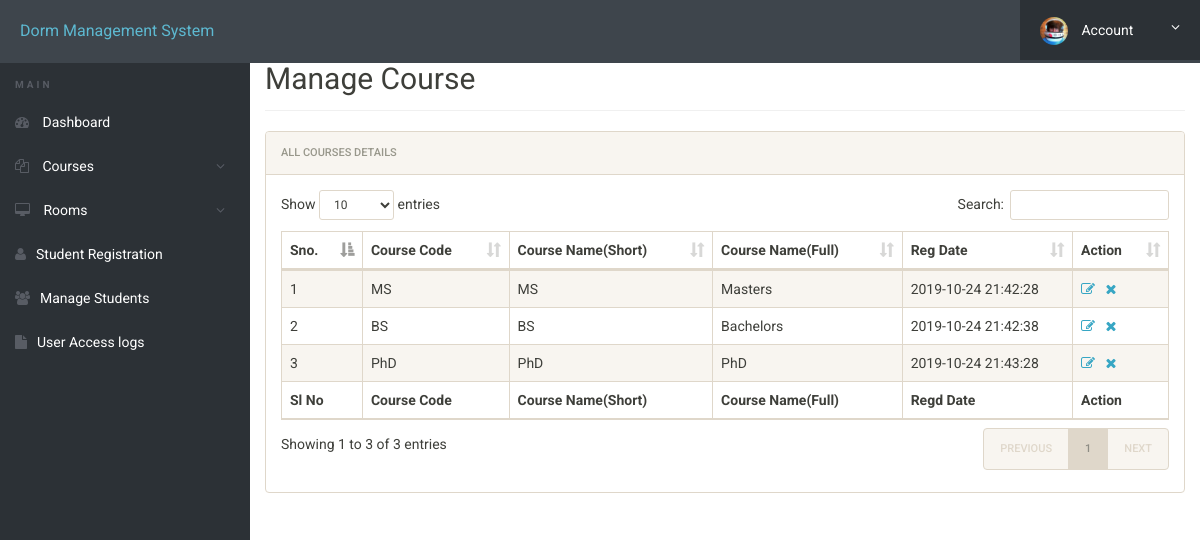
Screenshot of /admin/manage-courses.php (signed in) with the database file from the repository.
### tables this page shows
CREATE TABLE `courses` (
  `id` int(11) NOT NULL,
  `course_code` varchar(255) DEFAULT NULL,
  `course_sn` varchar(255) DEFAULT NULL,
  `course_fn` varchar(255) DEFAULT NULL,
  `posting_date` timestamp NULL DEFAULT CURRENT_TIMESTAMP
);

### admin/manage-courses.php (the view, shortened to what this page needs)
<?php
include('includes/config.php');
?>
<!doctype html>
<html lang="en" class="no-js">
<head>
	<link rel="stylesheet" href="css/font-awesome.min.css">
	<link rel="stylesheet" href="css/bootstrap.min.css">
	<link rel="stylesheet" href="css/dataTables.bootstrap.min.css">
	<link rel="stylesheet" href="css/bootstrap-social.css">
	<link rel="stylesheet" href="css/bootstrap-select.css">
	<link rel="stylesheet" href="css/fileinput.min.css">
	<link rel="stylesheet" href="css/awesome-bootstrap-checkbox.css">
	<link rel="stylesheet" href="css/style.css">
</head>
<body>
	<?php include('includes/header.php');?>
	<div class="ts-main-content">
			<?php include('includes/sidebar.php');?>
		<div class="content-wrapper">
			<div class="container-fluid">
				<div class="row">
					<div class="col-md-12">
						<h2 class="page-title" style="margin-top:4%">Manage Course</h2>
						<div class="panel panel-default">
							<div class="panel-heading">All Courses Details</div>
							<div class="panel-body">
								<table id="zctb" class="display table table-striped table-bordered table-hover" cellspacing="0" width="100%">
									<thead>
										<tr>
											<th>Sno.</th>
											<th>Course Code</th>
											<th>Course Name(Short)</th>
											<th>Course Name(Full)</th>
											<th>Reg Date </th>
											<th>Action</th>
										</tr>
									</thead>
									<tfoot>
										<tr>
											<th>Sl No</th>
											<th>Course Code</th>
											<th>Course Name(Short)</th>
											<th>Course Name(Full)</th>
											<th>Regd Date</th>
											<th>Action</th>										</tr>
									</tfoot>
									<tbody>
<?php
$ret="select * from courses";
$stmt= $mysqli->prepare($ret) ;
$stmt->execute() ;
$res=$stmt->get_result();
$cnt=1;
while($row=$res->fetch_object())
	  {
	  	?>
<tr><td><?php echo $cnt;;?></td>
<td><?php echo $row->course_code;?></td>
<td><?php echo $row->course_sn;?></td>
<td><?php echo $row->course_fn;?></td>
<td><?php echo $row->posting_date;?></td>
<td><a href="edit-course.php?id=<?php echo $row->id;?>"><i class="fa fa-edit"></i></a>&nbsp;&nbsp;
<a href="manage-courses.php?del=<?php echo $row->id;?>" onclick="return confirm("Do you want to delete");"><i class="fa fa-close"></i></a></td>
										</tr>
									<?php
$cnt=$cnt+1;
									 } ?>
									</tbody>
								</table>
							</div>
						</div>
					</div>
				</div>
			</div>
		</div>
	</div>
</body>
</html>

### admin/css/style.css (style rules this page uses)
html { font-size: 14px; }
@media only screen and (min-width: 480px) { html { font-size: 17px; } }
@media only screen and (min-width: 768px) { html { font-size: 14px; } }
body { font-size: 1em; }
a { color: #37a6c4; }
.panel { overflow: hidden; }
.page-title { padding-bottom: 15px; margin-bottom: 20px; border-bottom: 1px solid #f0f0f0; }
.ts-main-content .content-wrapper { padding-top: 15px; margin-top: 10px; }
@media only screen and (min-width: 992px) { .ts-main-content .content-wrapper { margin-left: 250px; } }

### rows the page displays
courses: course_code "MS", course_sn "MS", course_fn "Masters", posting_date "2019-10-24 21:42:28"
courses: course_code "BS", course_sn "BS", course_fn "Bachelors", posting_date "2019-10-24 21:42:38"
courses: course_code "PhD", course_sn "PhD", course_fn "PhD", posting_date "2019-10-24 21:43:28"
